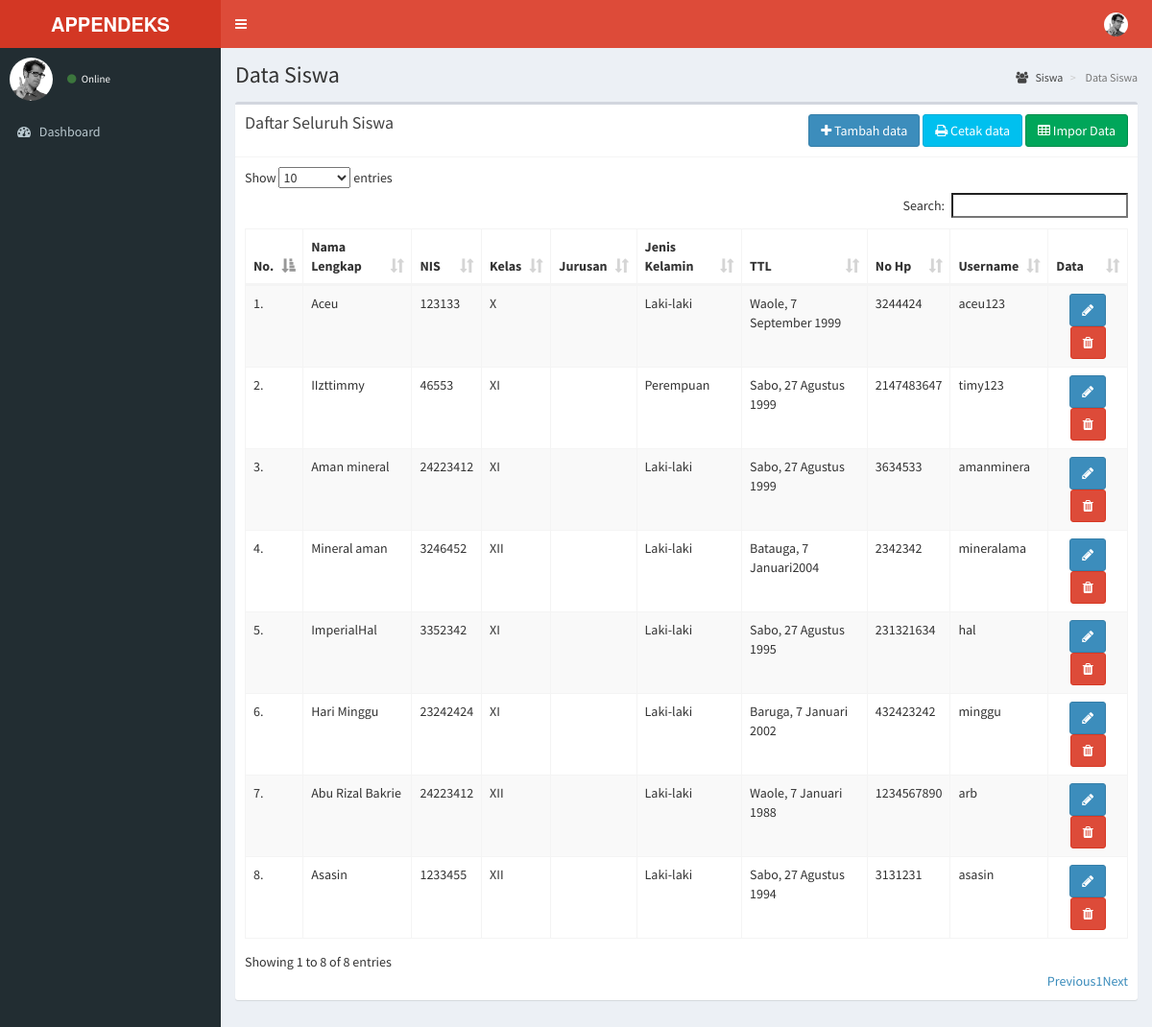
/index.php/siswa, run on the app's committed database.
### tables this page shows
CREATE TABLE `siswa` (
  `id_level` int(2) NOT NULL DEFAULT 3,
  `id_siswa` int(3) NOT NULL,
  `nama_siswa` varchar(30) NOT NULL,
  `nis` varchar(20) NOT NULL,
  `jenis_kelamin` enum('Laki-laki','Perempuan') NOT NULL,
  `kelas` enum('X','XI','XII') NOT NULL,
  `ttl` text NOT NULL,
  `no_hp` int(13) NOT NULL,
  `username` varchar(10) NOT NULL,
  `password` text NOT NULL
);

### application/libraries/Template.php (called while the page is built)
<?php
class Template {
    var $template_data = array();
    function set($name, $value) {
        $this->template_data[$name] = $value;
    }
    function load($template = '', $view = '', $view_data = array(), $return = FALSE) {
        $this->CI = &get_instance();
        $this->set('contents', $this->CI->load->view($view, $view_data, TRUE));
        return $this->CI->load->view($template, $this->template_data, $return);
    }
}

### application/controllers/Siswa.php (called while the page is built, shortened)
<?php
class Siswa extends CI_Controller {
    public function index(){
        $data['row'] = $this->siswa_model->get();
        $this->template->load('template', 'siswa/siswa_data', $data);
    }
}

### index.php (called while the page is built, shortened)
<?php
require_once BASEPATH.'core/CodeIgniter.php';

### application/models/Siswa_model.php (called while the page is built, shortened)
<?php
class Siswa_model extends CI_Model {
    public function get($id = null) {
        $this->db->from('siswa')->join('level', 'level.id_level = siswa.id_level');
        $query = $this->db->get();
        return $query;
    }
}

### application/views/siswa/siswa_data.php (the view, shortened to what this page needs)
<section class="content-header">
    <h1>Data Siswa</h1>
    <ol class="breadcrumb">
        <li><a href="#"><i class="fa fa-users"></i> Siswa</a></li>
        <li class="active"> Data Siswa</li>
    </ol>
</section>
<section class="content">
    <div class="box">
        <div class="box-header with-border">
            <h3 class="box-title">Daftar Seluruh Siswa</h3>
            <div class="pull-right">
                <a href="<?= site_url('siswa/add') ?>" class="btn btn-primary"><i class="fa fa-plus"></i> Tambah data</a>
                <a href="<?= site_url('siswa/cetak') ?>" class="btn btn-info"><i class="fa fa-print"></i> Cetak data</a>
                <button type="file" class="form-control-file btn btn-success" id="importexcel" name="importexcel" accept=".xlsx,.xls"><i class="fa fa-table"></i>
                    Impor Data
                </button>
            </div>
        </div>
        <div class="box-body table-responsive">
            <table class="table table-bordered table-striped" id="datatable">
                <thead>
                    <tr>
                        <th>No.</th>
                        <th>Nama Lengkap</th>
                        <th>NIS</th>
                        <th>Kelas</th>
                        <th>Jurusan</th>
                        <th>Jenis Kelamin</th>
                        <th>TTL</th>
                        <th>No Hp</th>
                        <th>Username</th>
                        <th>Data</th>
                    </tr>
                </thead>
                <tbody>
                    <?php $no = 1; foreach ($row->result() as $siswa => $data) : ?>
                        <tr>
                            <td><?= $no++ ?>.</td>
                            <td><?= $data->nama_siswa ?></td>
                            <td><?= $data->nis ?></td>
                            <td><?= $data->kelas ?></td>
                            <td><?= $data->jurusan ?></td>
                            <td><?= $data->jenis_kelamin ?></td>
                            <td><?= $data->ttl ?></td>
                            <td><?= $data->no_hp ?></td>
                            <td><?= $data->username ?></td>
                            <td class="text-center">
                                <form action="<?= site_url('siswa/delete') ?>" method="post">
                                    <a href="<?= site_url('siswa/edit/' . $data->id_siswa) ?>" class="btn btn-primary btn-s"><i class="fa fa-pencil"></i></a>
                                    <button onclick="return confirm('apakah anda ingin menghapus data ini ?')" class="btn btn-danger btn-s"><i class="fa fa-trash"></i></a>
                                    </button>
                                </form>
                            </td>
                        </tr>
                    <?php endforeach; ?>
                </tbody>
            </table>
        </div>
    </div>
</section>

### data on the page
siswa: nama_siswa "Aceu", nis "123133", kelas "X", jenis_kelamin "Laki-laki", ttl "Waole, 7 September 1999", no_hp "3244424", username "aceu123"
siswa: nama_siswa "IIzttimmy", nis "46553", kelas "XI", jenis_kelamin "Perempuan", ttl "Sabo, 27 Agustus 1999", no_hp "2147483647", username "timy123"
siswa: nama_siswa "Aman mineral", nis "24223412", kelas "XI", jenis_kelamin "Laki-laki", ttl "Sabo, 27 Agustus 1999", no_hp "3634533", username "amanminera"
siswa: nama_siswa "Mineral aman", nis "3246452", kelas "XII", jenis_kelamin "Laki-laki", ttl "Batauga, 7 Januari2004", no_hp "2342342", username "mineralama"
siswa: nama_siswa "ImperialHal", nis "3352342", kelas "XI", jenis_kelamin "Laki-laki", ttl "Sabo, 27 Agustus 1995", no_hp "231321634", username "hal"
siswa: nama_siswa "Hari Minggu", nis "23242424", kelas "XI", jenis_kelamin "Laki-laki", ttl "Baruga, 7 Januari 2002", no_hp "432423242", username "minggu"
siswa: nama_siswa "Abu Rizal Bakrie", nis "24223412", kelas "XII", jenis_kelamin "Laki-laki", ttl "Waole, 7 Januari 1988", no_hp "1234567890", username "arb"
siswa: nama_siswa "Asasin", nis "1233455", kelas "XII", jenis_kelamin "Laki-laki", ttl "Sabo, 27 Agustus 1994", no_hp "3131231", username "asasin"
